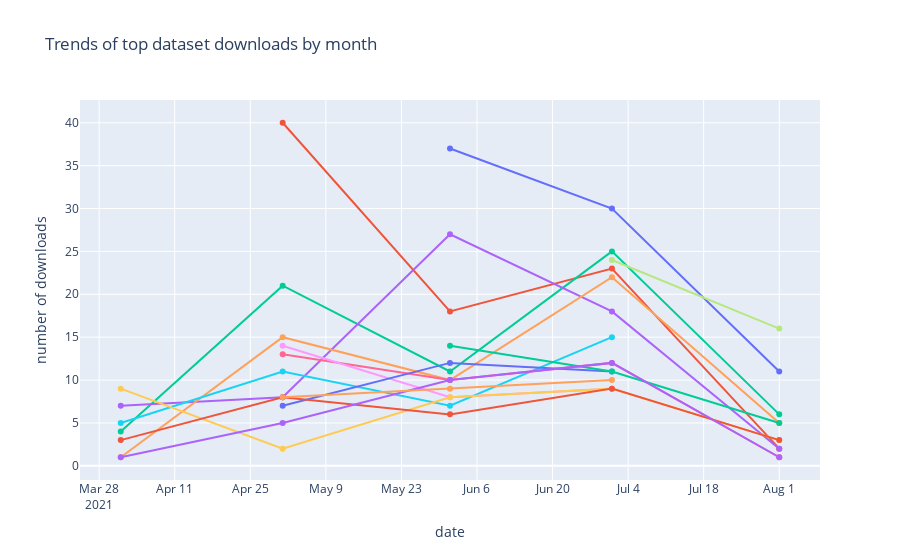

Write notebook code for a chart like this one.
### Code cell
fig = go.Figure()

fig.add_trace(go.Scatter(x=top1_x, y=top1_y,
                    mode='lines+markers'))

fig.add_trace(go.Scatter(x=top2_x, y=top2_y,
                    mode='lines+markers'))

fig.add_trace(go.Scatter(x=top3_x, y=top3_y,
                    mode='lines+markers'))

fig.add_trace(go.Scatter(x=top4_x, y=top4_y,
                    mode='lines+markers'))

fig.add_trace(go.Scatter(x=top5_x, y=top5_y,
                    mode='lines+markers'))

fig.add_trace(go.Scatter(x=top6_x, y=top6_y,
                    mode='lines+markers'))

fig.add_trace(go.Scatter(x=top7_x, y=top7_y,
                    mode='lines+markers'))

fig.add_trace(go.Scatter(x=top8_x, y=top8_y,
                    mode='lines+markers'))

fig.add_trace(go.Scatter(x=top9_x, y=top9_y,
                    mode='lines+markers'))

fig.add_trace(go.Scatter(x=top10_x, y=top10_y,
                    mode='lines+markers'))

fig.add_trace(go.Scatter(x=top11_x, y=top11_y,
                    mode='lines+markers'))
fig.add_trace(go.Scatter(x=top12_x, y=top12_y,
                    mode='lines+markers'))
fig.add_trace(go.Scatter(x=top13_x, y=top13_y,
                    mode='lines+markers'))
fig.add_trace(go.Scatter(x=top14_x, y=top14_y,
                    mode='lines+markers'))
fig.add_trace(go.Scatter(x=top15_x, y=top15_y,
                    mode='lines+markers'))

fig.update_layout(
    title="Trends of top dataset downloads by month",
    xaxis_title="date",
    yaxis_title="number of downloads",
    showlegend = False
)

### Figure 1 — Plotly figure (JSON) as saved in the notebook; plotly's stock layout.template omitted (floating-point values rounded to 4 significant figures)
{"data": [{"mode": "lines+markers", "type": "scatter", "x": ["2021-06", "2021-07", "2021-08"], "y": [37, 30, 11]}, {"mode": "lines+markers", "type": "scatter", "x": ["2021-05", "2021-06", "2021-07", "2021-08"], "y": [40, 18, 23, 2]}, {"mode": "lines+markers", "type": "scatter", "x": ["2021-04", "2021-05", "2021-06", "2021-07", "2021-08"], "y": [4, 21, 11, 25, 6]}, {"mode": "lines+markers", "type": "scatter", "x": ["2021-04", "2021-05", "2021-06", "2021-07", "2021-08"], "y": [7, 8, 27, 18, 2]}, {"mode": "lines+markers", "type": "scatter", "x": ["2021-04", "2021-05", "2021-06", "2021-07", "2021-08"], "y": [1, 15, 10, 22, 5]}, {"mode": "lines+markers", "type": "scatter", "x": ["2021-04", "2021-05", "2021-06", "2021-07"], "y": [5, 11, 7, 15]}, {"mode": "lines+markers", "type": "scatter", "x": ["2021-05", "2021-06", "2021-07", "2021-08"], "y": [13, 10, 12, 1]}, {"mode": "lines+markers", "type": "scatter", "x": ["2021-07", "2021-08"], "y": [24, 16]}, {"mode": "lines+markers", "type": "scatter", "x": ["2021-05", "2021-06", "2021-07"], "y": [14, 8, 9]}, {"mode": "lines+markers", "type": "scatter", "x": ["2021-04", "2021-05", "2021-06", "2021-07", "2021-08"], "y": [9, 2, 8, 9, 3]}, {"mode": "lines+markers", "type": "scatter", "x": ["2021-05", "2021-06", "2021-07"], "y": [7, 12, 11]}, {"mode": "lines+markers", "type": "scatter", "x": ["2021-04", "2021-05", "2021-06", "2021-07", "2021-08"], "y": [3, 8, 6, 9, 3]}, {"mode": "lines+markers", "type": "scatter", "x": ["2021-06", "2021-07", "2021-08"], "y": [14, 11, 5]}, {"mode": "lines+markers", "type": "scatter", "x": ["2021-04", "2021-05", "2021-06", "2021-07", "2021-08"], "y": [1, 5, 10, 12, 1]}, {"mode": "lines+markers", "type": "scatter", "x": ["2021-05", "2021-06", "2021-07"], "y": [8, 9, 10]}], "layout": {"showlegend": false, "title": {"text": "Trends of top dataset downloads by month"}, "xaxis": {"title": {"text": "date"}}, "yaxis": {"title": {"text": "number of downloads"}}}}
